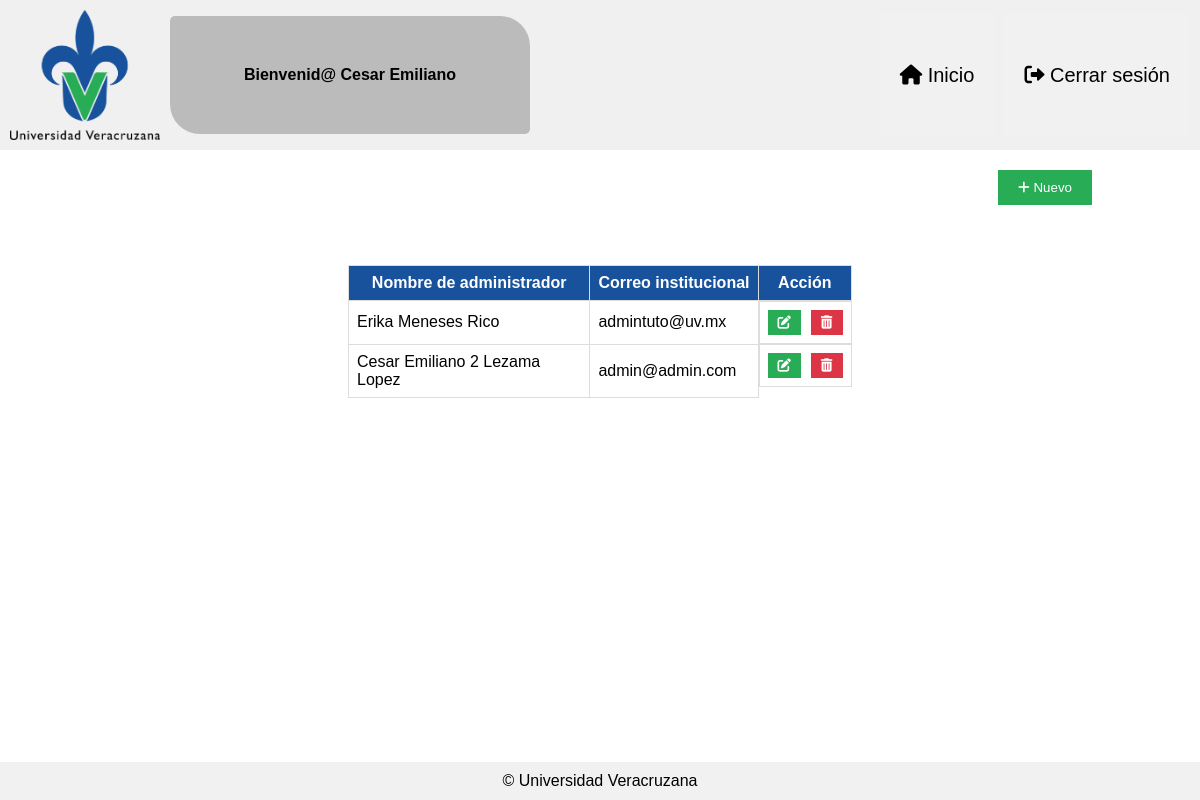
The app's page /administrarAdministradores.php (signed in) with its own data.
### tables this page shows
CREATE TABLE `administrador` (
  `idAdministrador` int(11) NOT NULL,
  `nombre` varchar(70) NOT NULL,
  `apellidoPaterno` varchar(70) DEFAULT NULL,
  `apellidoMaterno` varchar(70) DEFAULT NULL,
  `correoInstitucional` varchar(50) NOT NULL,
  `sesion` int(11) NOT NULL,
  `password` varchar(255) NOT NULL
);

### controllers/AdministradorController.php (called while the page is built, shortened)
<?php
require_once '../config/connection.php';
require_once '../models/Administrador.php';
class AdministradorController
{
    private $conn;
    private $administradorModel;
    public function __construct()
    {
        $this->conn = connectiondb();
        $this->administradorModel = new Administrador($this->conn);
    }
    public function showAdministradores()
    {
        $user = $_SESSION['user'];
        $csrf_token = $_SESSION['csrf_token'];
        $correoAdministrador = $_SESSION['correoInstitucional'];
        $stmt = $this->conn->prepare("
            SELECT a.idAdministrador
            FROM administrador a
            WHERE a.correoInstitucional = ?
        ");
        $stmt->bind_param("s", $correoAdministrador);
        $stmt->execute();
        $stmt->bind_result($idAdministrador);
        $administradores = $this->administradorModel->getAdministradores($idAdministrador);
        require_once '../views/administrarAdministradores.php';
    }
}

### public/administrarAdministradores.php (called while the page is built)
<?php
require_once '../controllers/AdministradorController.php';
$controller = new AdministradorController();
$controller->showAdministradores();

### config/connection.php (called while the page is built, shortened)
<?php
function connectiondb()
{
    $host = $_ENV['DB_HOST'];
    $port = (int) $_ENV['DB_PORT'];
    $socket = $_ENV['DB_SOCKET'];
    $user = $_ENV['DB_USER'];
    $password = $_ENV['DB_PASSWORD'];
    $dbname = $_ENV['DB_NAME'];
    $conn = new mysqli($host, $user, $password, $dbname, $port, $socket);
    return $conn;
}
?>

### models/Administrador.php (called while the page is built, shortened)
<?php
class Administrador
{
    private $conn;
    public function __construct($conn)
    {
        $this->conn = $conn;
    }
    public function getAdministradores($currentAdminId)
    {
        $stmt = $this->conn->prepare("
            SELECT a.idAdministrador,
                   CONCAT(a.nombre, ' ', COALESCE(a.apellidoPaterno, ''), ' ', COALESCE(a.apellidoMaterno, '')) AS administradorNombre,
                   a.correoInstitucional,
                   a.sesion
            FROM administrador a
            WHERE a.idAdministrador != ?
        ");
        $stmt->bind_param("i", $currentAdminId);
        $stmt->execute();
        $result = $stmt->get_result();
        $administradores = $result->fetch_all(MYSQLI_ASSOC);
        return $administradores;
    }
}

### views/administrarAdministradores.php (the view, shortened to what this page needs)
<!DOCTYPE html>
<html lang="es">
<head>
    <link rel="stylesheet" href="<?= BASE_URL; ?>/assets/css/administrarAdministradores.css">
    <link rel="stylesheet" href="https://cdnjs.cloudflare.com/ajax/libs/font-awesome/6.0.0-beta3/css/all.min.css">
    <link href="<?= BASE_URL; ?>/libs/DataTables/datatables.min.css" rel="stylesheet">
</head>
<body>
    <div class="header-container">
        <div class="header-left">
            <img src="<?= BASE_URL; ?>/assets/img/UV.png" alt="UV Logo">
            <div class="welcome-message">Bienvenid@ <?php echo htmlspecialchars($user); ?></div>
        </div>
        <div class="header-left">
            <button class="buttonsHead" onclick="location.href='<?= BASE_URL; ?>/menu.php'"><i class="fas fa-home"></i> Inicio</button>
            <button class="buttonsHead" onclick="location.href='<?= BASE_URL; ?>/cerrarSesion.php'"><i class="fas fa-sign-out-alt"></i>
                Cerrar sesión</button>
        </div>
    </div>
    <div class="new-button-container">
        <button class="buttonNew" onclick="location.href = '<?= BASE_URL; ?>/registroAdministrador.php' "><i class="fas fa-plus"></i>
            Nuevo</button>
    </div>
    <div class="table-container">
        <table id="administradoresTable">
            <thead>
                <tr>
                    <th class="autoWidthColumn">Nombre de administrador</th>
                    <th class="autoWidthColumn">Correo institucional</th>
                    <th class="autoWidthColumn">Acción</th>
                </tr>
            </thead>
            <tbody>
                <?php
                if (!empty($administradores)) {
                    foreach ($administradores as $row) {
                        $idAdministrador = $row['idAdministrador'];
                        echo "<tr>
                                <td>{$row['administradorNombre']}</td>
                                <td>{$row['correoInstitucional']}</td>
                                <td class='action-buttons autoTable'>
                                    <button class='edit' data-id-administrador='{$idAdministrador}'><i class='fas fa-edit'></i></button>
                                    <button class='delete' data-id-administrador='{$idAdministrador}' data-csrf-token='{$csrf_token}'><i class='fas fa-trash-alt'></i></button>
                                </td>
                            </tr>";
                    }
                }
                ?>
            </tbody>
        </table>
    </div>
    <footer>© Universidad Veracruzana</footer>
</body>
</html>

### public/assets/css/administrarAdministradores.css (style rules this page uses)
body { font-family: Arial, sans-serif; display: flex; flex-direction: column; min-height: 100vh; margin: 0; }
.header-container { display: flex; justify-content: space-between; align-items: center; padding: 10px; background-color: #f0f0f0; }
.header-left { display: flex; gap: 10px; align-items: center; }
.header-left img { width: 150px; }
.welcome-message { background-color: #bbb; padding: 50px 30px; width: 300px; text-align: center; white-space: nowrap; overflow: hidden; text-overflow: ellipsis; border-radius: 5px 30px; font-weight: bold; }
.header-left button { background-color: #f1f1f1; color: black; border: none; padding: 50px 20px; cursor: pointer; font-size: 20px; }
.new-button-container { text-align: right; margin: 20px auto; width: 82%; }
.buttonNew { background-color: #28AD56; color: white; border: none; padding: 10px 20px; cursor: pointer; }
table { width: 60%; margin: 20px auto; border-collapse: collapse; }
th, td { border: 1px solid #dddddd; text-align: left; padding: 8px; }
th { background-color: #18529D; color: white; }
.autoWidthColumn { white-space: nowrap; width: auto; text-align: center; }
.action-buttons { display: flex; justify-content: space-between; gap: 10px; width: auto; }
.action-buttons button { background-color: #28AD56; color: white; border: none; padding: 5px 10px; cursor: pointer; flex-grow: 1; }
.action-buttons button.delete { background-color: #dc3545; }
.table-container { text-align: center; margin: 0px 0; padding: 20px 180px; }
footer { margin-top: auto; text-align: center; padding: 10px; background-color: #f1f1f1; }

### records on screen
administrador: administradorNombre "Erika Meneses Rico", correoInstitucional "admintuto@uv.mx"
administrador: administradorNombre "Cesar Emiliano 2 Lezama Lopez", correoInstitucional "admin@admin.com"

### other values on screen
$user "Cesar Emiliano"
